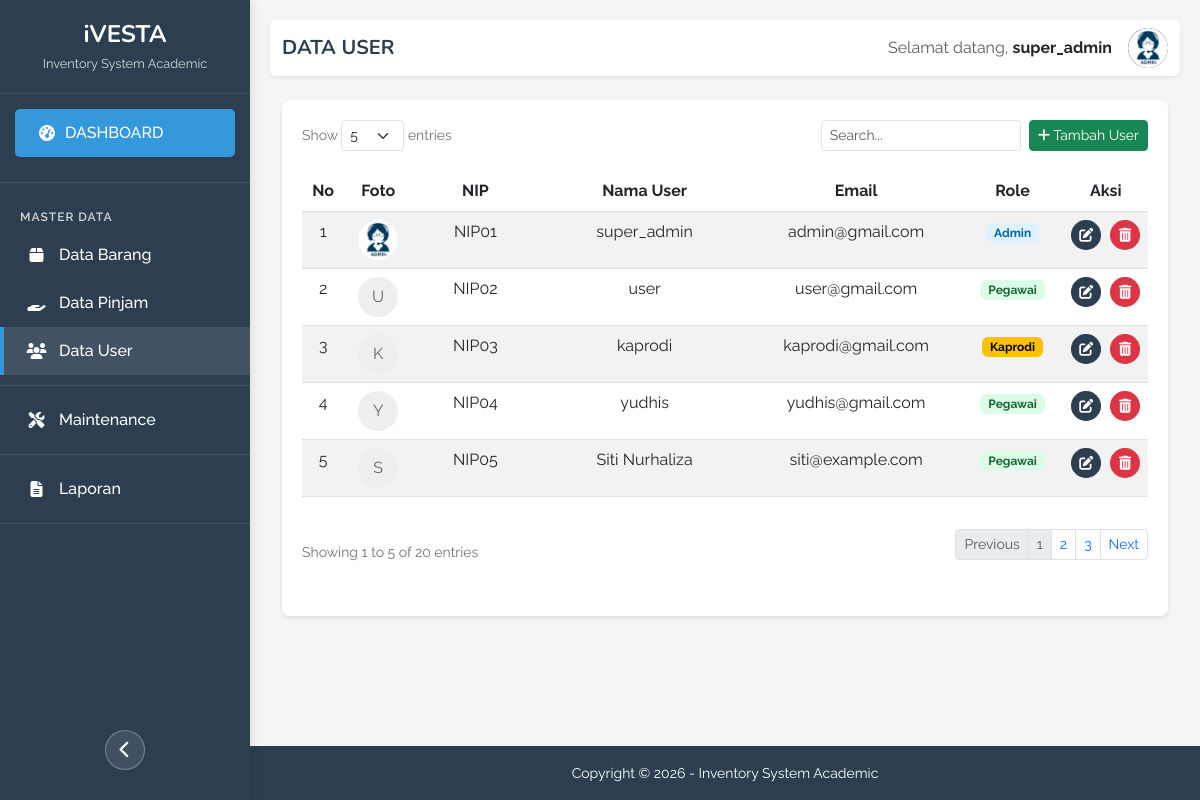
The page /admin/masterData/dataUser.php (signed in) on the database its author committed.
### tables this page shows
CREATE TABLE `t_user` (
  `id_nip` varchar(20) NOT NULL,
  `fullName` varchar(255) NOT NULL,
  `email` varchar(100) NOT NULL,
  `password` varchar(255) NOT NULL,
  `noHP` varchar(20) DEFAULT NULL,
  `fotoP` varchar(255) DEFAULT NULL,
  `role` enum('admin','pegawai','kaprodi','kaleb') NOT NULL DEFAULT 'pegawai'
);

### admin/masterData/dataUser.php (the view, shortened to what this page needs)
<?php
require "../../koneksi.php";
$entries_per_page = isset($_GET['entries']) ? (int) $_GET['entries'] : 5;
$current_page = isset($_GET['page']) ? (int) $_GET['page'] : 1;
$offset = ($current_page - 1) * $entries_per_page;
$search = isset($_GET['search']) ? mysqli_real_escape_string($conn, $_GET['search']) : '';
$search_condition = $search ? "WHERE fullName LIKE '%$search%' OR id_nip LIKE '%$search%'" : '';
$total_query = "SELECT COUNT(*) AS total FROM t_user $search_condition";
$total_result = mysqli_query($conn, $total_query);
$total_rows = mysqli_fetch_assoc($total_result)['total'];
$total_pages = ceil($total_rows / $entries_per_page);
$range = 2;
$start_page = max(1, $current_page - $range);
$end_page = min($total_pages, $current_page + $range);
$query = "SELECT id_nip, fullName, email, noHP, role, fotoP FROM t_user $search_condition LIMIT $offset, $entries_per_page";
$result = mysqli_query($conn, $query);
?>
<!DOCTYPE html>
<html lang="en">
<head>
    <link href="https://cdn.jsdelivr.net/npm/bootstrap@5.3.0/dist/css/bootstrap.min.css" rel="stylesheet">
    <link rel="stylesheet" href="https://cdnjs.cloudflare.com/ajax/libs/font-awesome/6.4.0/css/all.min.css">
    <link rel="stylesheet" href="../../assets/css/style.css">
</head>
<body>
    <div class="sidebar" id="sidebar">
        <div class="sidebar-header">
            <h4>iVESTA</h4>
            <p>Inventory System Academic</p>
        </div>
        <div class="sidebar-menu">
            <a href="/ivesta/admin/index.php" class="dashboard-btn">
                <i class="fas fa-tachometer-alt"></i>
                <span>DASHBOARD</span>
            </a>
            <div class="menu-divider"></div>
            <div class="menu-title">
                <span>MASTER DATA</span>
            </div>
            <a href="dataBarang.php">
                <i class="fas fa-box menu-icon"></i>
                <span>Data Barang</span>
            </a>
            <a href="dataPinjam.php">
                <i class="fas fa-hand-holding menu-icon"></i>
                <span>Data Pinjam</span>
            </a>
            <a href="#" class="active">
                <i class="fas fa-users menu-icon"></i>
                <span>Data User</span>
            </a>
            <div class="menu-divider"></div>
            <a href="Maintenance.php">
                <i class="fas fa-tools menu-icon"></i>
                <span>Maintenance</span>
            </a>
            <div class="menu-divider"></div>
            <a href="Laporan.php">
                <i class="fas fa-file-alt menu-icon"></i>
                <span>Laporan</span>
            </a>
            <div class="menu-divider"></div>
            <div class="toggle-container">
                <button class="toggle-sidebar" id="toggleSidebar" title="Toggle Sidebar">
                    <i class="fas fa-chevron-left"></i>
                </button>
            </div>
        </div>
    </div>
    <div class="main-content" id="mainContent">
        <nav class="navbar navbar-expand-lg navbar-light bg-white mb-4 rounded shadow-sm">
            <div class="container-fluid">
                <span class="navbar-brand">DATA USER</span>
                <div class="d-flex align-items-center position-relative">
                    <div class="me-3">
                        <span class="text-muted">Selamat datang,</span>
                        <span class="fw-bold"><?= htmlspecialchars($_SESSION['fullName']) ?></span>
                    </div>
                    <div class="user-profile" id="userProfile"
                        style="overflow: hidden; border-radius: 50%; width: 40px; height: 40px; text-align: center; line-height: 40px; font-weight: bold; color: white; background: #6c757d; cursor: pointer;">
                        <?php
                        $foto = $_SESSION['fotoP'] ?? '';
                        $fotoPath = realpath(__DIR__ . '/../../assets/profiles/' . $foto);
                        if ($foto && file_exists($fotoPath)) {
                            echo '<img src="../../assets/profiles/' . htmlspecialchars($foto) . '" alt="Foto Profil" style="width: 100%; height: 100%; object-fit: cover;">';
                        } else {
                            echo strtoupper(substr($_SESSION['fullName'], 0, 1));
                        }
                        ?>
                    </div>
                </div>
            </div>
        </nav>
        <div class="container-fluid">
            <div class="table-container">
                <div class="table-header">
                    <div class="entries-info">
                        Show
                        <select class="form-select form-select-sm d-inline-block w-auto" id="entriesPerPage">
                            <option value="5" <?= $entries_per_page == 5 ? 'selected' : '' ?>>5</option>
                        </select>
                        entries
                    </div>
                    <div class="d-flex">
                        <div class="search-box me-2">
                            <form method="get" class="d-flex" id="searchForm">
                                <input type="text" name="search" class="form-control form-control-sm"
                                    placeholder="Search..." value="<?= htmlspecialchars($search) ?>" id="searchInput"
                                    autocomplete="off">
                            </form>
                        </div>
                        <button class="btn btn-success btn-sm" data-bs-toggle="modal" data-bs-target="#tambahUserModal">
                            <i class="fas fa-plus"></i> Tambah User
                        </button>
                    </div>
                </div>
                <div class="table-responsive">
                    <table class="table table-striped table-hover table-fixed">
                        <thead>
                            <tr>
                                <th style="width: 5%" class="text-center">No</th>
                                <th style="width: 8%" class="text-center">Foto</th>
                                <th style="width: 15%" class="text-center">NIP</th>
                                <th style="width: 25%" class="text-center">Nama User</th>
                                <th style="width: 25%" class="text-center">Email</th>
                                <th style="width: 12%" class="text-center">Role</th>
                                <th style="width: 10%" class="text-center">Aksi</th>
                            </tr>
                        </thead>
                        <tbody>
                            <?php if (mysqli_num_rows($result) > 0): ?>
                                <?php
                                $no = $offset + 1;
                                while ($row = mysqli_fetch_assoc($result)):
                                    ?>
                                    <tr>
                                        <td class="text-center"><?= $no ?></td>
                                        <td class="text-center">
                                            <?php
                                            $foto = $row['fotoP'] ?? '';
                                            $fotoPath = realpath(__DIR__ . '/../../assets/profiles/' . $foto);
                                            if ($foto && file_exists($fotoPath)) {
                                                echo '<img src="../../assets/profiles/' . htmlspecialchars($foto) . '" alt="Foto Profil" class="profile-img mx-auto d-block">';
                                            } else {
                                                echo '<div class="mx-auto" style="width:40px;height:40px;border-radius:50%;background:#eee;display:flex;align-items:center;justify-content:center;color:#666;">'
                                                    . strtoupper(substr($row['fullName'], 0, 1))
                                                    . '</div>';
                                            }
                                            ?>
                                        </td>
                                        <td class="text-center"><?= htmlspecialchars($row['id_nip']) ?></td>
                                        <td class="text-center"><?= htmlspecialchars($row['fullName']) ?></td>
                                        <td class="text-center"><?= htmlspecialchars($row['email']) ?></td>
                                        <td class="text-center">
                                            <?php
                                            $roleClass = '';
                                            switch ($row['role']) {
                                                case 'admin':
                                                    $roleClass = 'bg-primary';
                                                    break;
                                                case 'kaprodi':
                                                    $roleClass = 'badge-waiting';
                                                    break;
                                                case 'pegawai':
                                                    $roleClass = 'bg-success';
                                                    break;
                                            }
                                            ?>
                                            <span class="badge <?= $roleClass ?>">
                                                <?= ucfirst(htmlspecialchars($row['role'])) ?>
                                            </span>
                                        </td>
                                        <td class="text-center">
                                            <div class="action-buttons justify-content-center">
                                                <button class="btn btn-primary btn-sm btn-action me-1" title="Edit"
                                                    data-bs-toggle="modal" data-bs-target="#editUserModal"
                                                    data-id="<?= $row['id_nip'] ?>">
                                                    <i class="fas fa-edit"></i>
                                                </button>
                                                <a href="?delete=<?= $row['id_nip'] ?>" class="btn btn-danger btn-sm btn-action"
                                                    title="Delete"
                                                    onclick="return confirm('Apakah Anda yakin ingin menghapus user ini?')">
                                                    <i class="fas fa-trash-alt"></i>
                                                </a>
                                            </div>
                                        </td>
                                    </tr>
                                    <?php
                                    $no++;
                                endwhile;
                            else:
                                ?>
                                <tr>
                                    <td colspan="7" class="text-center py-4">Tidak ada data user</td>
                                </tr>
                            <?php endif; ?>
                        </tbody>
                    </table>
                </div>
                <div class="table-footer d-flex justify-content-between align-items-center mt-3">
                    <div class="entries-info">
                        Showing <?= $offset + 1 ?> to <?= min($offset + $entries_per_page, $total_rows) ?> of
                        <?= $total_rows ?> entries
                    </div>
                    <nav>
                        <ul class="pagination pagination-sm">
                            <li class="page-item <?= $current_page <= 1 ? 'disabled' : '' ?>">
                                <a class="page-link"
                                    href="?page=<?= $current_page - 1 ?>&search=<?= urlencode($search) ?>&entries=<?= $entries_per_page ?>">Previous</a>
                            </li>
                            <?php for ($i = $start_page; $i <= $end_page; $i++): ?>
                                <li class="page-item <?= $i == $current_page ? 'disabled' : '' ?>">
                                    <a class="page-link"
                                        href="?page=<?= $i ?>&search=<?= urlencode($search) ?>&entries=<?= $entries_per_page ?>"><?= $i ?></a>
                                </li>
                            <?php endfor; ?>
                            <li class="page-item <?= $current_page >= $total_pages ? 'disabled' : '' ?>">
                                <a class="page-link"
                                    href="?page=<?= $current_page + 1 ?>&search=<?= urlencode($search) ?>&entries=<?= $entries_per_page ?>">Next</a>
                            </li>
                        </ul>
                    </nav>
                </div>
            </div>
        </div>
    </div>
    <div class="footer" id="footer">
        <small>Copyright &copy; <?= date('Y'); ?> - Inventory System Academic</small>
    </div>
</body>
</html>

### rows shown on the page
t_user: fotoP (picture), id_nip "NIP01", fullName "super_admin", email "admin@gmail.com", role "Admin"
t_user: fullName "U", id_nip "NIP02", fullName "user", email "user@gmail.com", role "Pegawai"
t_user: fullName "K", id_nip "NIP03", fullName "kaprodi", email "kaprodi@gmail.com", role "Kaprodi"
t_user: fullName "Y", id_nip "NIP04", fullName "yudhis", email "yudhis@gmail.com", role "Pegawai"
t_user: fullName "S", id_nip "NIP05", fullName "Siti Nurhaliza", email "siti@example.com", role "Pegawai"

### other values the page prints
$_SESSION['fullName'] "super_admin"
$offset + 1 "1"
min($offset + $entries_per_page, $total_rows) "5"
$total_rows "20"
